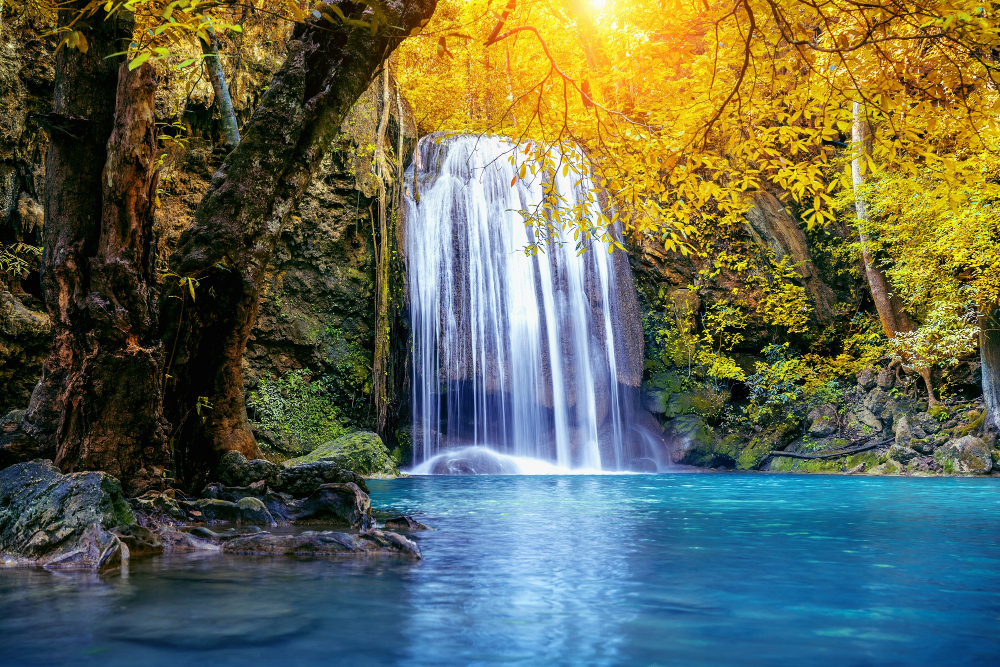
#> input picture nature1.jpg, 1000 x 667 px
$ python image-edge-detection1.py
#> lines starting #> are read from the running program, lines starting #| are printed output that depends on the picture
'''
The program is written to detect edge of the image
'''
import cv2

img_org = cv2.imread('nature1.jpg')
#> img_org is the input picture: shape (667, 1000, 3); mean B, G, R 81.1, 103.1, 96.7
img = cv2.resize(img_org, (600, 600))
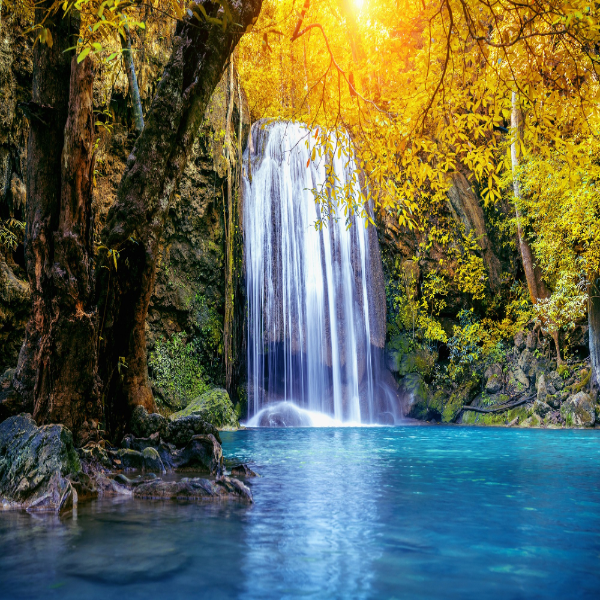
#> img: shape (600, 600, 3); mean B, G, R 81, 103, 96.6

if img is None:
    print("Error: Image not loaded.")
else:
    img_edges = cv2.Canny(img, 10, 50)
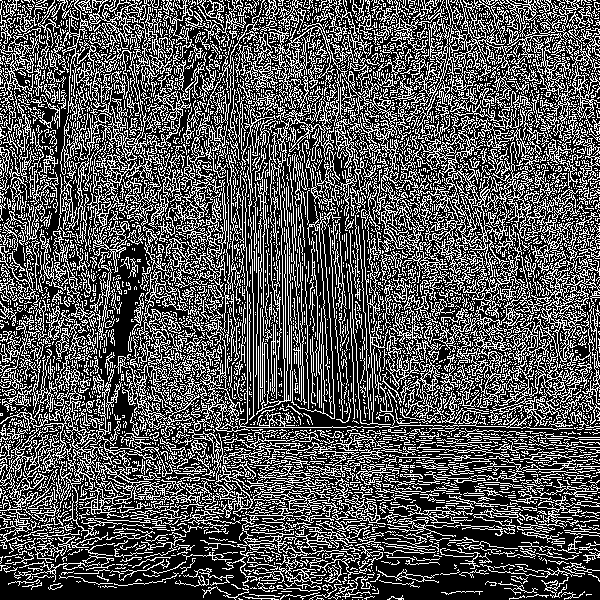
#> img_edges: shape (600, 600); 33.2% white in thin lines or dots
    img_edges1 = cv2.Canny(img, 20, 100)
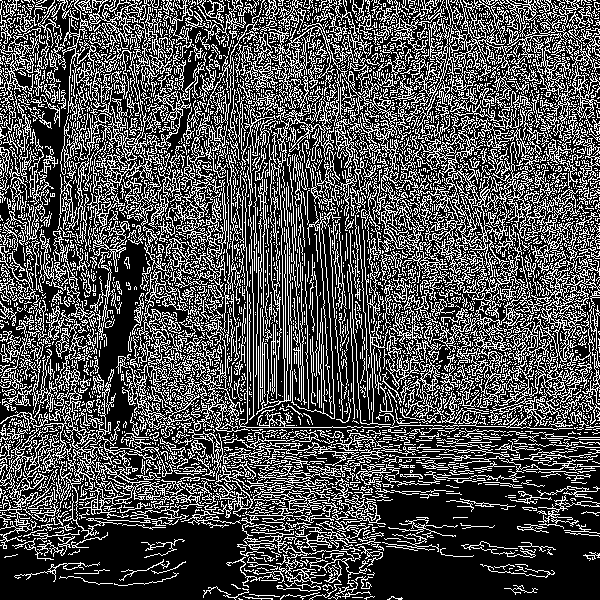
#> img_edges1: shape (600, 600); 30.9% white in thin lines or dots
    cv2.imshow('Original image', img)
    cv2.imshow('Edged Image with less thresholding', img_edges)
    cv2.imshow('Edged Image with more thresholding', img_edges1)
    cv2.waitKey(0)
    cv2.destroyAllWindows()

$ run again, with image_resizing.png saved as nature1.jpg
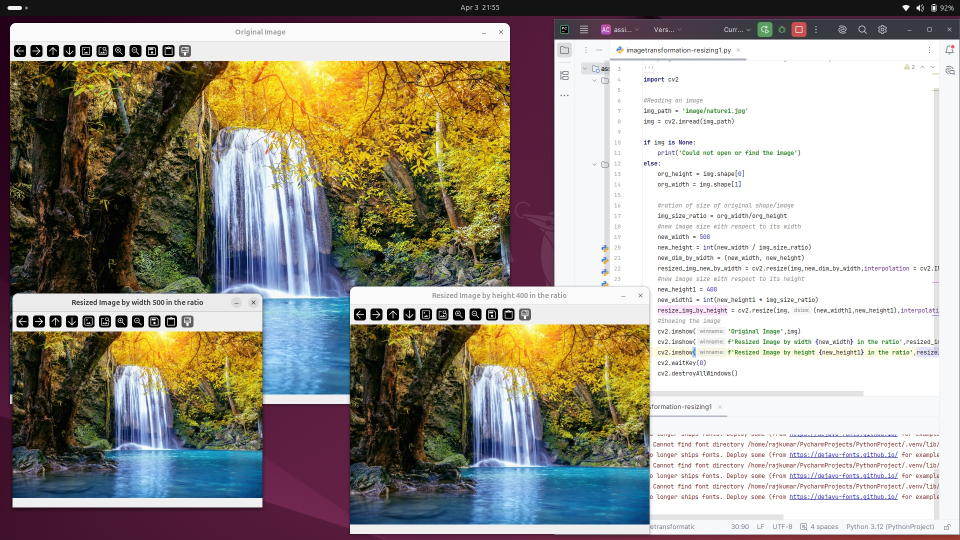
#> input picture image_resizing.png, 1920 x 1080 px (shown at 1/2 size)
#> img_org is the input picture: shape (1080, 1920, 3); mean B, G, R 142.2, 152.6, 158.1
#> `img_edges = cv2.Canny(img, 10, 50)`:
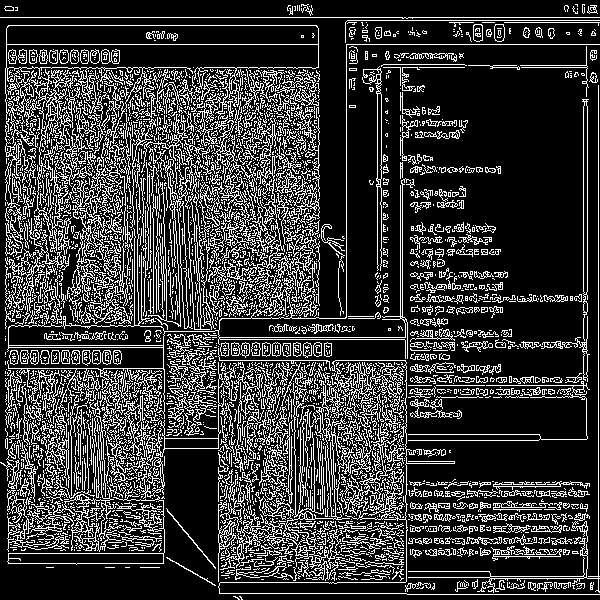
#> img_edges: shape (600, 600); 22.3% white in thin lines or dots
#> `img_edges1 = cv2.Canny(img, 20, 100)`:
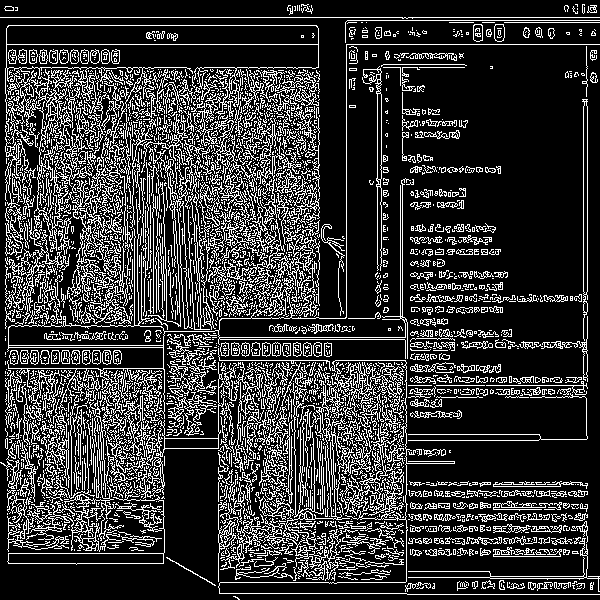
#> img_edges1: shape (600, 600); 21.5% white in thin lines or dots

$ run again, with laplacian-operator.png saved as nature1.jpg
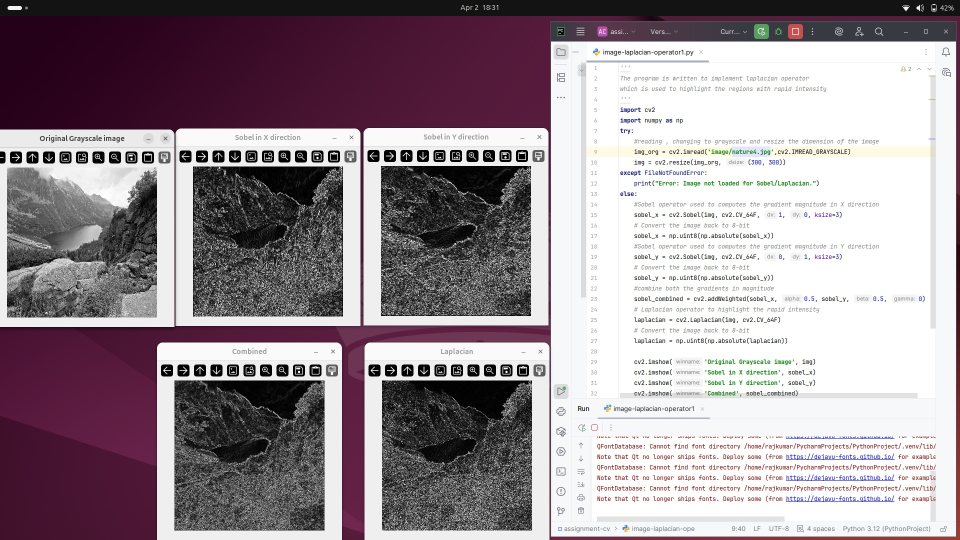
#> input picture laplacian-operator.png, 1920 x 1080 px (shown at 1/2 size)
#> img_org is the input picture: shape (1080, 1920, 3); mean B, G, R 151.3, 144.6, 156.2
#> `img_edges = cv2.Canny(img, 10, 50)`:
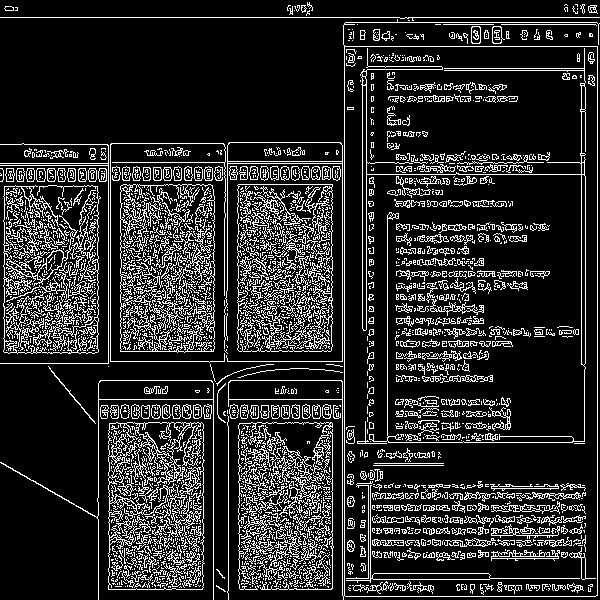
#> img_edges: shape (600, 600); 16.6% white in thin lines or dots
#> `img_edges1 = cv2.Canny(img, 20, 100)`:
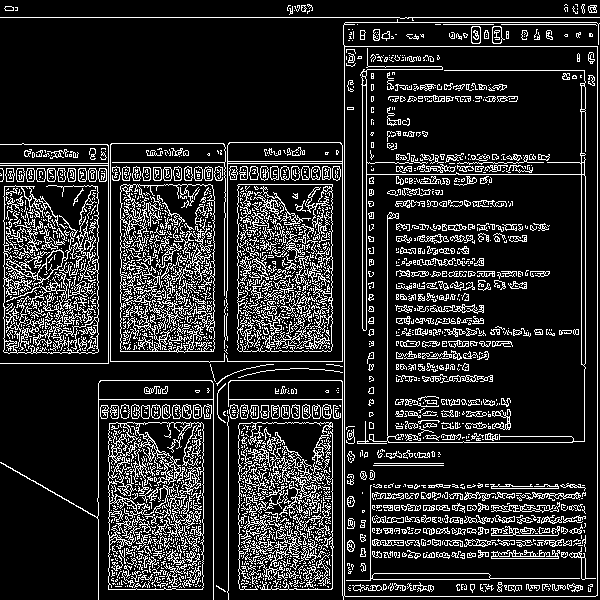
#> img_edges1: shape (600, 600); 16% white in thin lines or dots

$ run again, with rotating image.png saved as nature1.jpg
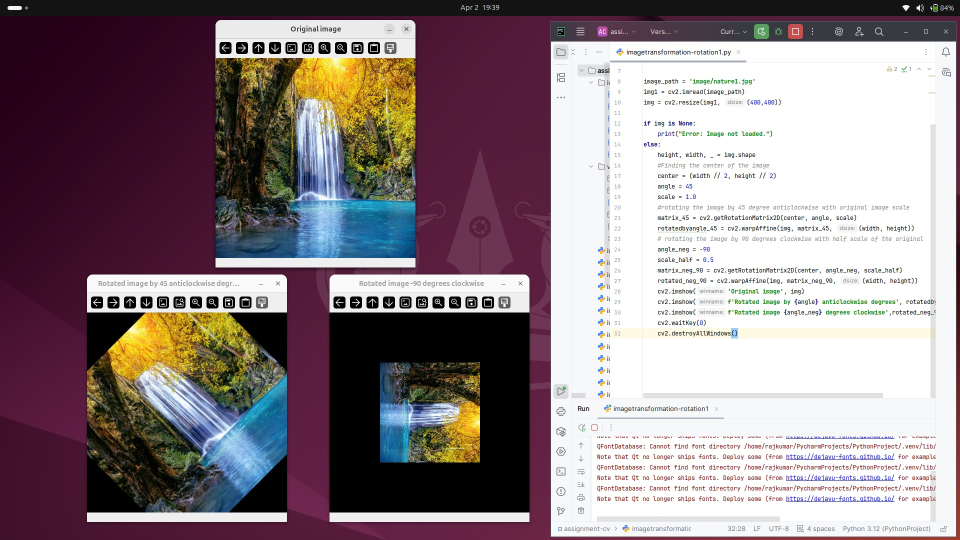
#> input picture rotating image.png, 1920 x 1080 px (shown at 1/2 size)
#> img_org is the input picture: shape (1080, 1920, 3); mean B, G, R 134.5, 129.4, 143.3
#> `img_edges = cv2.Canny(img, 10, 50)`:
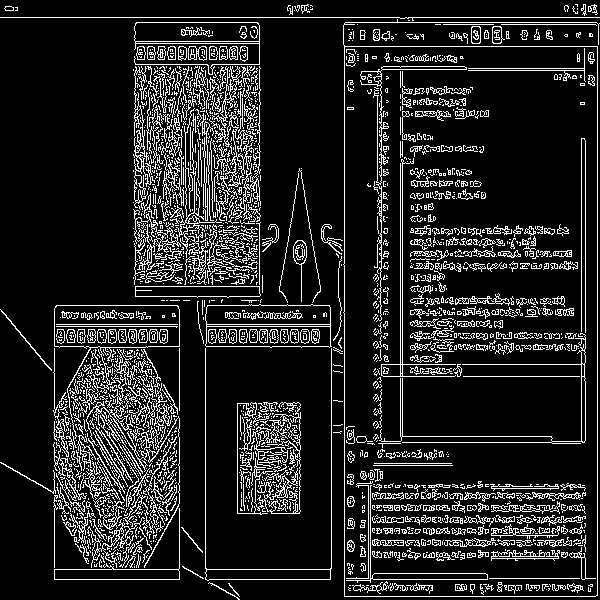
#> img_edges: shape (600, 600); 13.8% white in thin lines or dots
#> `img_edges1 = cv2.Canny(img, 20, 100)`:
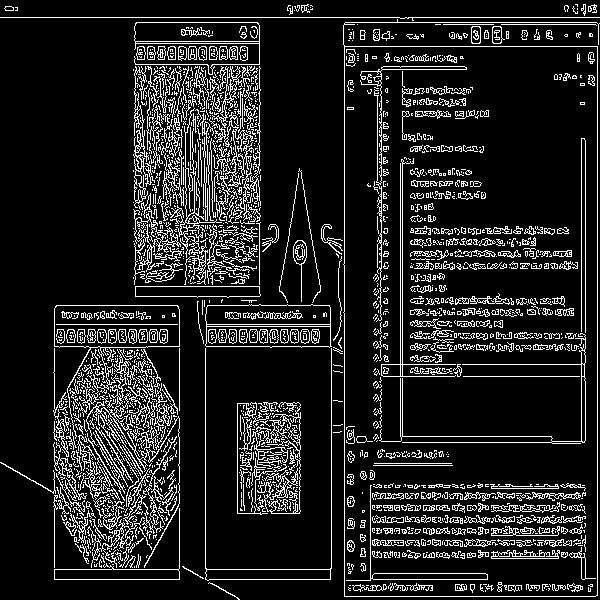
#> img_edges1: shape (600, 600); 13.2% white in thin lines or dots
